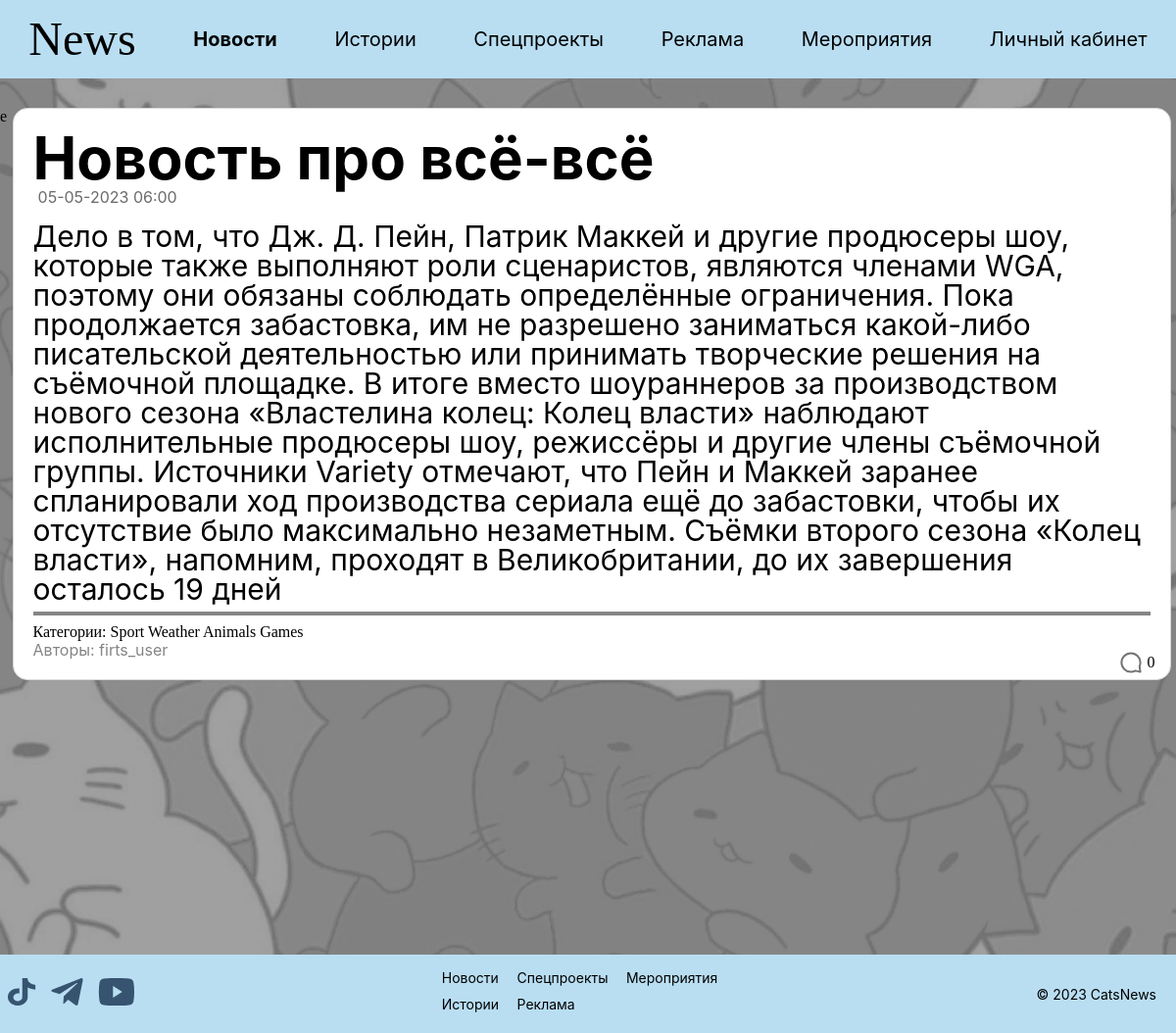
Screenshot of /news/29 (signed in) with the database file from the repository.
### news/models.py (models this page shows, shortened)
class Post(models.Model):
    artickle = 'ar'
    news = 'nw'
    TYPES = [
        (artickle, 'статья'),
        (news, 'новость')
    ]
    author = models.ForeignKey(Author, on_delete=models.CASCADE, default=artickle)
    type = models.CharField(max_length=2, choices=TYPES, default=artickle)
    pub_date = models.DateTimeField(auto_now_add=True)
    category = models.ManyToManyField(Category, through='PostCategory')
    title = models.CharField(max_length=250)
    content = models.TextField()
    rating = models.IntegerField(default=0)

class Category(models.Model):
    category = models.CharField(max_length=128, unique=True)
    subscribers = models.ManyToManyField(User, blank=True)

class Author(models.Model):
    user = models.OneToOneField(User, on_delete=models.CASCADE)
    rating = models.IntegerField(default=0)

### news/views.py (the view)
# urls.py: path('news/<int:pk>', PostDetail.as_view(), name='post_detail'),
class PostDetail(LoginRequiredMixin, DetailView):
    model = Post
    template_name = 'post.html'
    context_object_name = 'post'

### templates/post.html (shortened to what this page needs)
{% extends 'default.html' %}
{% load static %}
{% block style %}<link type="text/css" href="{% static 'css/detail.css' %}" rel="stylesheet" />{% endblock style %}
{% block content %}e
<div class="post">
    <div class="post_title">{{post.title}}</div>
    <div class="post_pubdate">{{post.pub_date|date:'d-m-Y H:i'}}</div>
    <div class="post_content">{{post.content}}</div>
    <hr style="border: 2px solid #858585">
    <div class="post_category">
        <span>Категории:</span>
        {% for category in post.category.all %}
        {{ category.category }}
        {% endfor %}
    </div>
    <div class="post_author">Авторы: {{post.author.user}}</div>
    <div class="posts_rating">
        <div class="rating_amount">{{post.rating}} </div>
    </div>
</div>
{% endblock content %}

### static/css/styles.css (style rules this page uses)
body { margin: 0; padding: 0; }

### static/css/detail.css (style rules this page uses)
.post { position: relative; width: 95%; height: 90%; background: #FFFFFF; border: 1px solid #D9D7D7; border-radius: 15px; padding: 20px; margin: 0 auto; }
.post_title { font-family: 'Inter'; font-style: normal; font-weight: 700; font-size: 60px; line-height: 60px; }
.post_pubdate { font-family: 'Inter'; font-style: normal; font-weight: 400; font-size: 16px; line-height: 20px; color: #6B6B6B; padding-left: 5px; margin-bottom: 15px; }
.post_content { font-family: 'Inter'; font-style: normal; font-weight: 400; font-size: 30px; line-height: 30px; }
.post_author { font-family: 'Inter'; font-style: normal; font-weight: 400; font-size: 16px; line-height: 19px; color: #858585; }
.posts_rating { position: absolute; right: 15px; bottom: 5px; display: flex; align-items: center; }
.rating_amount { margin-left: 5px; }

### rows the page displays
Post: title "Новость про всё-всё", pub_date "05-05-2023 06:00", content "Дело в том, что Дж. Д. Пейн, Патрик Маккей и другие продюсеры шоу, которые также выполняют роли сценаристов, являются членами WGA, поэтому они обязаны соблюдать определённые ограничения. Пока продолжается забастовка, им не разрешено заниматься какой-либо писательской деятельностью или принимать творческие решения на съёмочной площадке. В итоге вместо шоураннеров за производством нового сезона «Властелина колец: Колец власти» наблюдают исполнительные продюсеры шоу, режиссёры и другие члены съёмочной группы. Источники Variety отмечают, что Пейн и Маккей заранее спланировали ход производства сериала ещё до забастовки, чтобы их отсутствие было максимально незаметным. Съёмки второго сезона…", author.user "firts_user", rating "0"
Category: category "Sport"
Category: category "Weather"
Category: category "Animals"
Category: category "Games"
